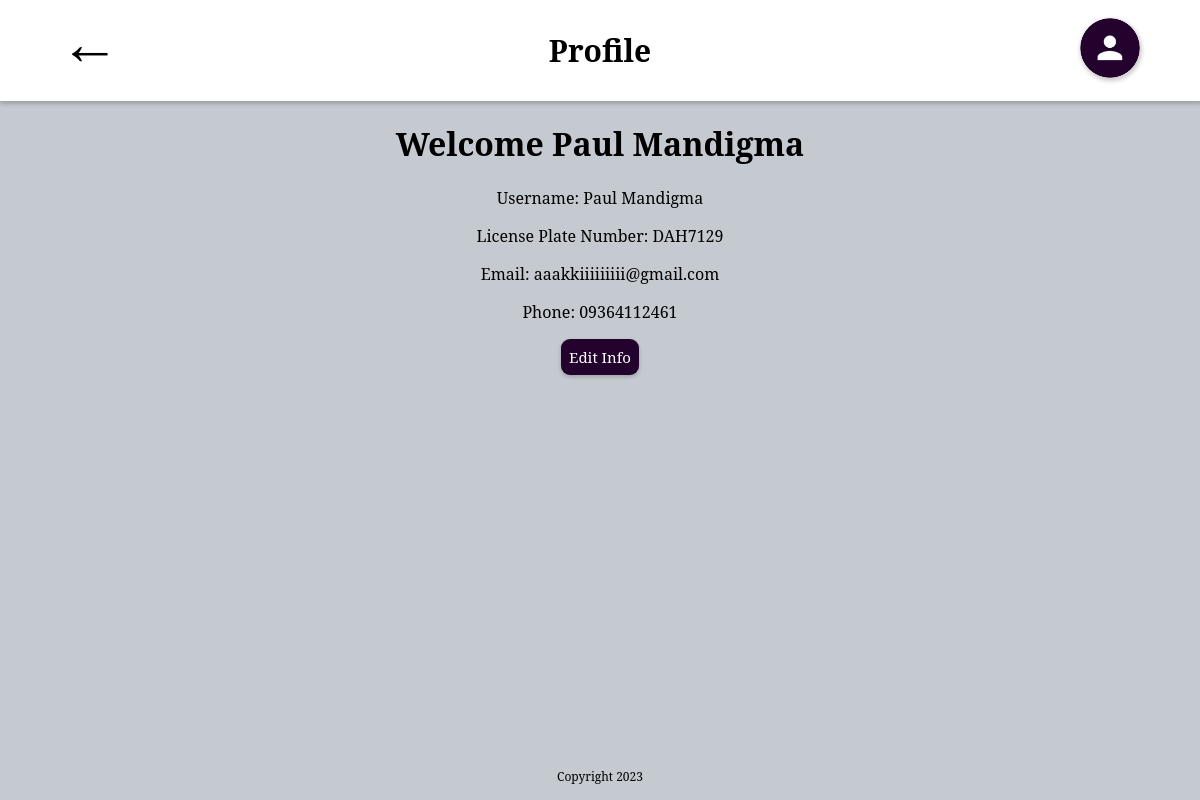
The page /profile (signed in) on the database as committed earlier.
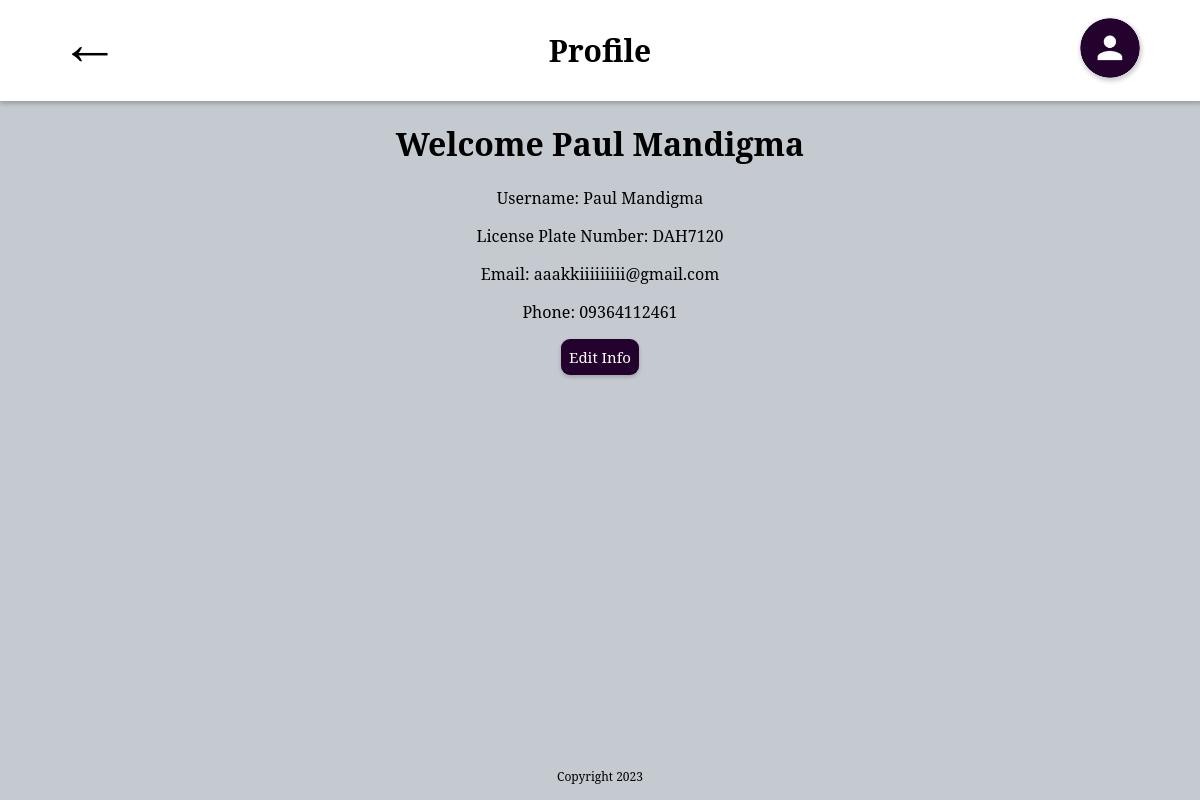
The same page on the database as committed later.
### tables this page shows
CREATE TABLE users (id INTEGER PRIMARY KEY AUTOINCREMENT, username TEXT UNIQUE NOT NULL, password TEXT NOT NULL, email TEXT NOT NULL, phone TEXT NOT NULL, platenumber TEXT NOT NULL);

### app.py (the view, shortened to what this page needs)
@app.route('/profile', methods=['GET', 'POST'])
def profile():
    if not g.user:
        return redirect(url_for('login'))
    db = get_db()
    cur = db.execute('SELECT * FROM users WHERE username = ?', [g.user])
    user = cur.fetchone()
    return render_template('profile.html', user=user)

### app.py (called while the page is built)
def get_db():
    db = getattr(g, '_database', None)
    if db is None:
        db = g._database = sqlite3.connect(DATABASE)
        db.row_factory = sqlite3.Row
        db.execute('CREATE TABLE IF NOT EXISTS users (id INTEGER PRIMARY KEY AUTOINCREMENT, username TEXT UNIQUE NOT NULL, password TEXT NOT NULL, email TEXT NOT NULL, phone TEXT NOT NULL, platenumber TEXT NOT NULL)')
        db.commit()
    return db

@app.before_request
def before_request():
    g.user = None
    if 'user' in session:
        g.user = session['user']

### templates/profile.html (shortened to what this page needs)
{% extends 'base.html' %}
{% block navLeft %}
    <form class="back" action="{{ url_for('userview') }}">
        <button class="backbtn" type="submit">&larr;</button>
    </form>
{% endblock %}
{% block title %} <p>Profile</p> {% endblock %}
{% block content %}
<div class="profile-form">
    <h1>Welcome {{ user.username }}</h1>
    <p>Username: {{ user.username }}</p>
    <p>License Plate Number: {{ user.platenumber }}</p>
    <p>Email: {{ user.email }}</p>
    <p>Phone: {{ user.phone }}</p>
    <button id="editbtn">Edit Info</button>
    <br><br>
</div>
{% endblock %}

### templates/base.html (shortened to what this page needs)
<!DOCTYPE html>
<html>
    <head>
        <link rel="stylesheet" type="text/css" href="{{url_for('static',filename='styles/base.css')}}">
    </head>
    <body>
        <nav>
        {% block navLeft %}<img src="{{url_for('static',filename='logo.png')}}" alt="LOGO"> {% endblock %}
                {% block title %}<p>Parking Space | Live View</p> {% endblock %}
                <div class="dropdown" style="float: right;">
                    <button class="dropbtn"><img src="{{url_for('static',filename='user.png')}}"></button>
                </div>
        </nav>
        <main>
        {% block content %}{% endblock %}
        </main>
        <footer>
        Copyright 2023
        </footer>
    </body>
</html>

### static/styles/base.css (style rules this page uses)
body { margin: 0; padding: 0; background-color: #C4CAD0; font-family: 'Noto Serif', 'Serif'; }
nav { margin: 0 auto 5px auto; background-color: white; width: 100vw; height: auto; display: grid; grid-template-columns: 15% 70% 15%; box-shadow: 1px 2px 4px 1px rgba(0,0,0,0.2) }
nav p { font-size: 30px; font-weight: bold; display: inline-block; text-align: center; }
nav img { margin: auto; width: 60px; height: 60px; border-radius: 100%; box-shadow: 1px 2px 4px 1px rgba(0,0,0,0.2) }
.dropdown { position: relative; display: inline-block; margin: auto; }
.dropdown .dropbtn { font-size: 16px; border: none; outline: none; color: white; background-color: inherit; cursor: pointer; font-family: inherit; margin: 0; }
footer { font-size: 12px; text-align: center; position: absolute; top: 97%; left: 50%; -ms-transform: translate(-50%, -50%); transform: translate(-50%, -50%); }
.btn, #editbtn { background-color: #23022E; color: white; font: 15px 'Noto Serif'; width: auto; border: none; border-radius: 9px; padding: 8px; box-shadow: 0px 2px 4px 0px rgba(0,0,0,0.2) }
.back { margin: 0; padding: 0; text-align: center; }
.backbtn { background-color: inherit; border: none; margin: 0; padding: 0; font: 60px 'Noto Serif'; text-align: center; }
.profile-form { text-align: center; }

Rows that differ between the two databases and show on the page:
changed users "Paul Mandigma": platenumber "DAH7129" → "DAH7120"
